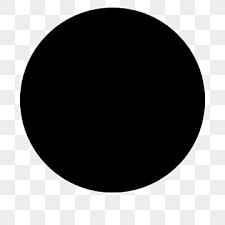
#> input picture Contour_Shape-Detection/circle.png, 225 x 225 px
$ python contour_fun.py
#> lines starting #> are read from the running program, lines starting #| are printed output that depends on the picture; after the words box and inside, x2 and y2 are one past the last pixel; in counts of white or black regions, pixels touching at a corner belong together
import cv2

# Load image
img = cv2.imread('circle.png')
#> img is the input picture: shape (225, 225, 3); min 0, max 255, mean 115.5
gray = cv2.cvtColor(img, cv2.COLOR_BGR2GRAY)

# Threshold
_, thresh = cv2.threshold(gray, 240, 255, cv2.THRESH_BINARY)
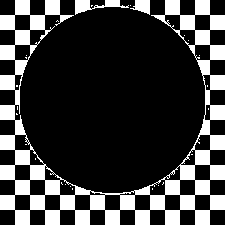
#> thresh: shape (225, 225); 23.5% white; 26 white regions (23 under 20 px)

# Find contours
contours, hierarchy = cv2.findContours(thresh, cv2.RETR_TREE, cv2.CHAIN_APPROX_SIMPLE)
#> contours = 70 contours, 36 with area under 20; largest, box (x1, y1, x2, y2) and area: (0, 0, 225, 225) 15646, (75, 0, 129, 15) 265, (194, 194, 211, 211) 254, (164, 194, 181, 211) 254, (134, 194, 151, 211) 254

for contour in contours:
    # Perimeter
    peri = cv2.arcLength(contour, True)

    # Polygonal approximation
    approx = cv2.approxPolyDP(contour, 0.01 * peri, True)

    # Draw contours
    cv2.drawContours(img, [approx], -1, (0, 255, 0), 2)
#> this loop made 70 passes
#> peri on passes 6 to 17: 66.14, 150.8, 7.66, 2051.5, 61.66, 61.66, 61.66, 61.66, 61.66, 61.66, 61.66, 41.56
#> (peri, approx) on passes 1, 2, 4, 19, 20, 23: (3.41, [[16, 113], [16, 114], [17, 114]]), (6, [[17, 106], [17, 109]]), (0, [[130, 5]]), (5.66, [[67, 183], [68, 182], [69, 183], [68, 184]]), (5.66, [[157, 182], [158, 181], [159, 182], [158, 183]]), (2, [[152, 188], [152, 189]])
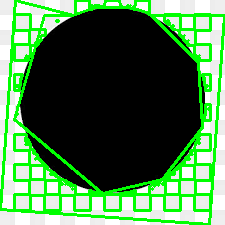
#> img: shape (225, 225, 3); 18.14% of pixels changed, all inside (x1, y1, x2, y2) = (0, 0, 225, 225)

cv2.imshow('Contours with Approximation', img)
cv2.waitKey(0)
cv2.destroyAllWindows()
